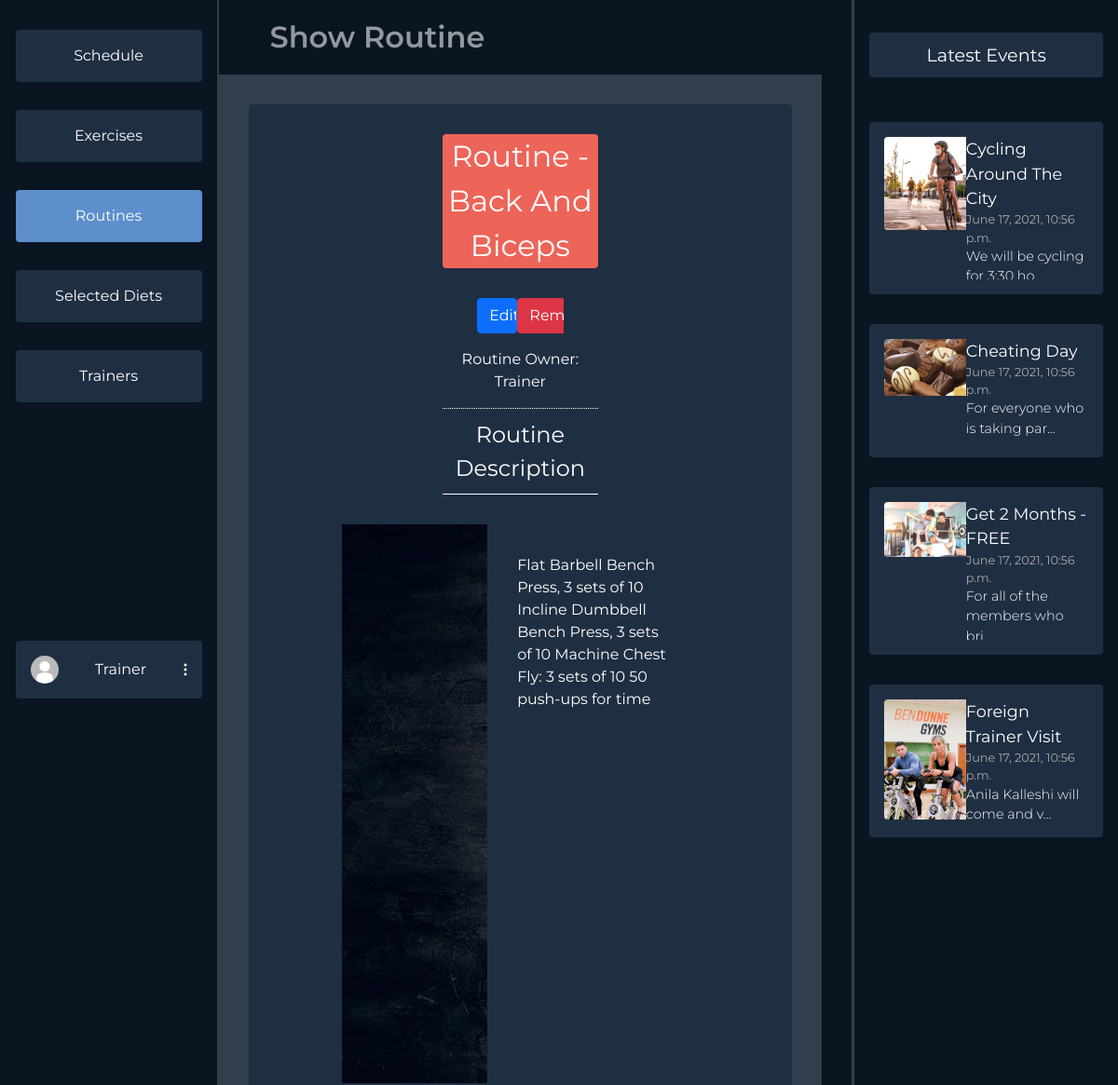
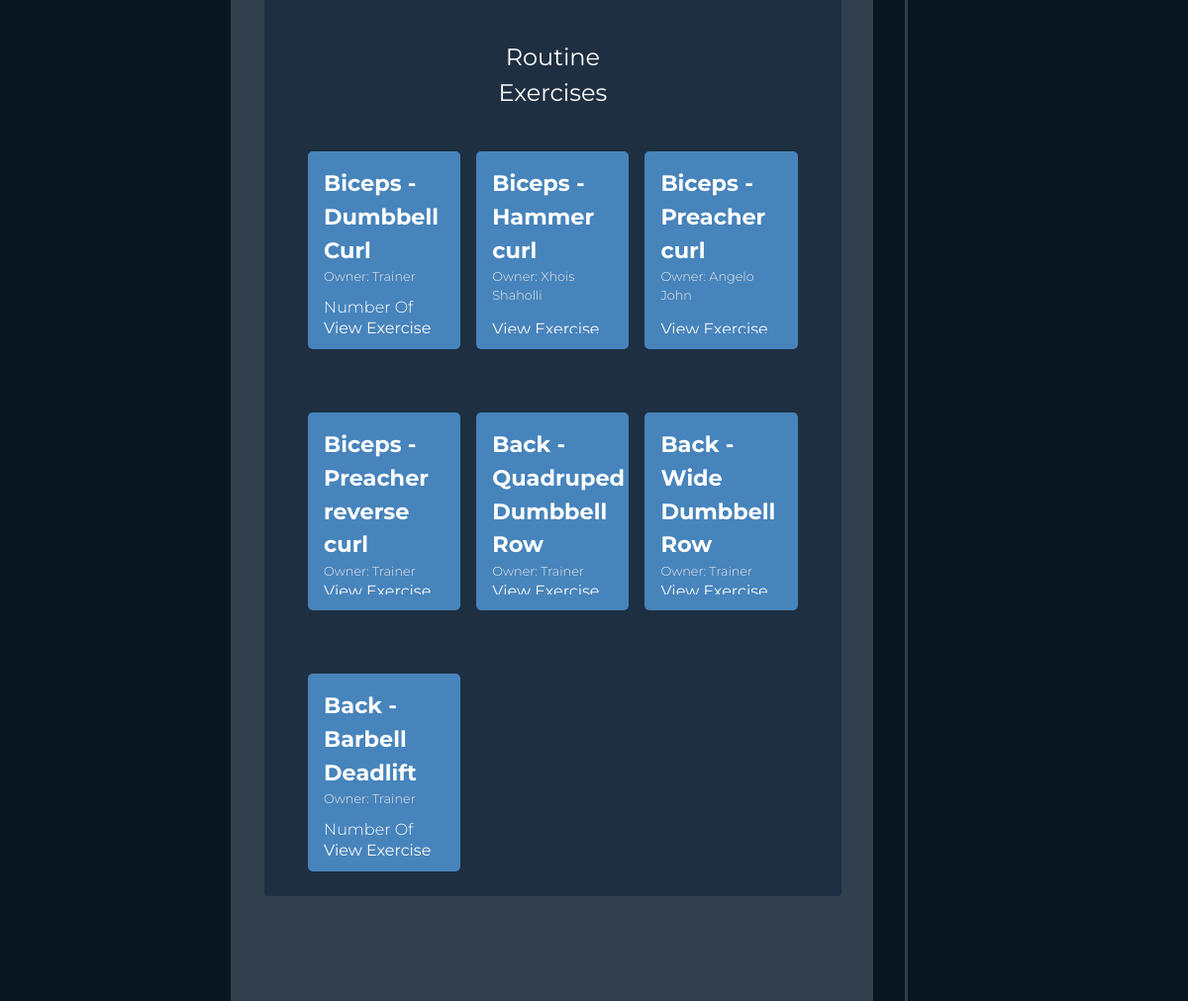
The page /dashboard/routine/10 (signed in) on the database its author committed (2 pictures, top to bottom).
### users/models.py (models this page shows, shortened)
class Profile(models.Model):
    user = models.OneToOneField(User, on_delete=models.CASCADE)
    profile_photo = models.ImageField(
        upload_to='media/profiles/', default='profiles/default.jpg')
    height = models.FloatField(default=170.0)
    weight = models.FloatField(default=60.0)
    weight_goal = models.FloatField(default=70.0)
    GENDER_CHOICES = (('F', 'Female'), ('M', 'Male'), ('O', 'Other'))
    gender = models.CharField(
        max_length=9, choices=GENDER_CHOICES, default=GENDER_CHOICES[0])
    FREQUENCY = (
        ('3x', '3 Times a Week'),
        ('4x', '4 Times a Week'),
        ('5x', '5 Times a Week'),
        ('6x', '6 Times a Week'),
    )
    week_frequency = models.CharField(
        max_length=20, choices=FREQUENCY, default=FREQUENCY[0])
    profile_complete = models.BooleanField(default=False)
    selected_diets = models.ManyToManyField(DietPlan, blank=True)
    age = models.IntegerField(null=True)

### dashboards/models.py (models this page shows, shortened)
class Routine(models.Model):
    owner = models.ForeignKey(User, on_delete=CASCADE,
                              related_name='%(class)s_username', null=True)
    title = models.CharField(max_length=60, blank=True)
    selected_by = models.ManyToManyField(User)
    desc = models.TextField(blank=True)
    thumbnail = models.ImageField(
        upload_to='routines/', default='routines/default.jpg')
    exercises = models.ManyToManyField(Exercise)
    days = models.CharField(max_length=60, blank=True)
    def __str__(self):
        return f"Routine - {self.title}"

class Exercise(models.Model):
    owner = models.ForeignKey(User, on_delete=CASCADE,
                              related_name='%(class)s_username', null=True)
    selected_by = models.ManyToManyField(User)
    title = models.CharField(max_length=60, blank=True)
    reps = models.IntegerField(default=3, blank=True)
    desc = models.TextField(blank=True)
    link = models.CharField(max_length=300, blank=True)

class Event(models.Model):
    title = models.CharField(max_length=60, blank=True)
    date = models.DateTimeField(default=datetime.now(), blank=True)
    desc = models.TextField(blank=True)
    thumbnail = models.ImageField(
        upload_to='events/', default='events/default.jpg')

### dashboards/user_views.py (the view)
# urls.py: path('routine/<int:rid>', user_views.routine_details,
@login_required(login_url='login')
def routine_details(request, rid):
    events = Event.objects.all()[:4]
    r = get_object_or_404(Routine, id=rid)
    if r:
        ex = r.exercises.all()
        context = {'options': ROUTINES_NAV,
                   'events': events, 'routine': r, 'exercises': ex}
        if request.POST:
            r.delete()
            return redirect('userdashboard-routines')
        return render(request, 'dashboards/user/show_routine.html', context)

### dashboards/templates/dashboards/user/show_routine.html (shortened to what this page needs)
{% extends 'dashboards/user/dashboard.html' %}
{% load static %}
{% block styles %}
<link rel="stylesheet" href="{% static 'css/dashboards/show_routine.css' %}">
{% endblock styles %}
{% block middle %}
<div class="showing-where-you-are">
    Show Routine
    </div>
<div class="row show-routine">
    <div class="col">
        <div class="row">
            <div class="col">
                <div class="routine-title">{{routine}}</div>
            </div>
        </div>
        <div class="row">
                <div class="actions">
                    {% if routine.owner == user %}
                    <a id="edit" href="{% url 'edit-routine' routine.id %}" class="btn btn-primary">Edit</a>
                    <form action="{% url 'userdashboard-routine-details' routine.id %}" method="POST">
                        <button id="remove" href="" class="btn btn-danger">Remove</button>
                    </form>
                    {% endif %}
                </div>
             </div>
        <div class="row">
            <div class="col">
                <div class="routine-owner">Routine Owner:
                {% if routine.owner.get_full_name %}
                {{routine.owner.get_full_name}}
                {% else %}
                {{routine.owner.username}}
                {% endif %}
                </div>
            </div>
        </div>
        <div class="row">
            <div class="col">
                <div class="routine-desc-title"> Routine Description</div>
                <div class="desc-container">
                    <div class="thumbnai"><img src="{{routine.thumbnail.url}}" alt=""></div>
                    <div class="routine-description">{{routine.desc}}</div>
                </div>
            </div>
        </div>
        <div class="row">
            <div class="col">
                <div class="routine-exercise">Routine Exercises</div>
                <div class="exercises">
                        {% for ex in exercises  %}
                        <div class="exercise-card routine-ex">
                            <div class="left-exercise-card">
                                <div class="ex-header">
                                    <div class="exercise-title">{{ex.title}}</div>
                                </div>
                                <div class="exercise-owner">Owner:
                                {% if ex.owner.get_full_name %}
                                {{ex.owner.get_full_name}}
                                {% else %}
                                {{ex.owner.username}}
                                {% endif %}
                                </div>
                                <div class="exercise-reps">Number Of Reps: {{ex.reps}}</div>
                            </div>
                            <a href="{% url 'userdashboard-exercise-details' ex.id %}" class="link-light">View Exercise</a>
                        </div>
                        {% endfor %}
                    </div>
                </div>
        </div>
    </div>
</div>
{% endblock middle %}

### dashboards/templates/dashboards/user/dashboard.html (shortened to what this page needs)
{% load static %}
<html>
  <head>
    <link href="https://cdn.jsdelivr.net/npm/bootstrap@5.0.1/dist/css/bootstrap.min.css" rel="stylesheet">
    <link rel="stylesheet" href="{% static 'css/dashboards/main.css' %}">
    <link rel="stylesheet" href="https://cdn.jsdelivr.net/npm/bootstrap-select@1.13.14/dist/css/bootstrap-select.min.css">
    {% block styles %}
    {% endblock styles %}
  </head>
  <body>
  {% block content %}
  {% if user.is_authenticated %}
  <div class="mycontainer">
    <div class="navigation">
      <div class="nav-col">
        <div class="options">
          {% for key, item in options.items %}
            {% if item.isActive %}
            <a class="option-active" href="/dashboard/{{item.url}}">{{ item.name }}</a>
            {% else %}
            <a class="option" href="/dashboard/{{item.url}}">{{ item.name }}</a>
            {% endif %}
          {% endfor %}
        </div>
        <div class="profile-wrapper">
          <div class="user-btn">
            <div class="profile-pic"><img src="{{ user.profile.profile_photo.url }}" alt=""></div>
            {% if user.first_name %}
            <span>{{user.get_full_name}}</span>
            {% else %}
            <span>{{user.username}}</span>
            {% endif %}
            <div class="three-dot"><img src="{% static 'svg/3dots.svg' %}" alt=""></div>
          </div>
        </div>
      </div>
      <div class="divider"></div>
    </div>
    <div class="middle">
    {% block middle %}
    {% endblock middle %}
    </div>
    <div class="events-section">
      <div class="divider"></div>
      <div class="events">
        <div class="latest">
          Latest Events
        </div>
        <div class="items overflow-auto">
        {% for item in events %}
          <div class="event-item">
            <div class="event-item-left">
              <div class="event-thumb"><img src="{{item.thumbnail.url}}"></div>
            </div>
            <div class="event-item-right">
              <div class="title">{{item.title}}</div>
              <div class="date">{{item.date}}</div>
              {% if item.desc|length > 30 %}
                <div class="desc">{{item.desc|slice:":30"}}...</div>
              {% else %}
                <div class="desc">{{item.desc}}</div>
              {% endif %}
            </div>
          </div>
        {% endfor %}
        </div>
      </div>
    </div>
  </div>
  {% endif %}
  {% endblock content %}
  </body>
<html>

### static/css/dashboards/main.css (style rules this page uses)
* { margin: 0; font-family: "Montserrat", sans-serif; overflow: hidden; }
body { background-color: #0a1522; }
.mycontainer { display: flex; flex-direction: row; justify-content: space-between; }
.navigation { width: 20vw; }
.nav-col { display: flex; flex-direction: column; align-items: flex-end; margin: 1em; }
.options { margin-left: 7em; display: flex; flex-direction: column; justify-content: space-between; margin-top: 1em; height: 400px; }
.option { background-color: #1f2f42; color: #fff; padding: 1em; padding-right: 1em; padding-left: 1em; width: 200px; text-align: center; border-radius: 4px; }
a { text-decoration: none; }
.option-active { background-color: #5c8fcc; color: #fff; padding: 1em; padding-right: 1em; padding-left: 1em; width: 200px; text-align: center; border-radius: 4px; }
.user-btn { background-color: #1f2f42; color: #fff; padding: 1em; padding-right: 1em; padding-left: 1em; width: 200px; text-align: center; border-radius: 4px; margin-top: 16em; display: flex; flex-direction: row; align-items: center; justify-content: space-between; }
.profile-pic img { height: 30px; border-radius: 50%; width: auto; }
.navigation { display: flex; flex-direction: row; }
.divider { background-color: #313e4c; width: 4px; height: 100vh; margin: 0; padding: 0; z-index: 10; }
.middle { margin-right: 2em; width: 55vw; background-color: #313e4c; }
.events-section { margin-right: 1em; width: 23vw; display: flex; flex-direction: row; }
.event-thumb img { width: 100px; height: auto; border-radius: 4px; }
.latest { margin-top: 1em; background-color: #1f2f42; color: white; border-radius: 4px; padding: 0.5em 1em 0.5em 1em; text-align: center; font-size: 1.2em; }
.events { margin-top: 1em; margin-left: 1em; display: flex; flex-direction: column; color: white; width: 100%; }
.items { height: 200px; max-height: 800px; margin-top: 2em; display: flex; flex-direction: column; justify-content: space-between; height: 100%; }
.event-item { background-color: #1f2f42; border-radius: 4px; padding: 1em; display: flex; flex-direction: row; margin: 1em 0 1em 0; }
.event-item-left { width: 40%; }
.event-item-right { width: 60%; }
.event-item-right .title { font-size: 1.1em; }
.event-item-right .date { font-size: 0.8em; color: rgb(170, 170, 170); }
.event-item-right .desc { font-weight: 300; font-size: 0.9em; }
.showing-where-you-are { font-size: 2em; font-weight: 600; padding: 0.5em 1em 0.5em 1.7em; color: rgba(255, 255, 255, 0.56); background-color: #0a1522; }

### static/css/dashboards/show_routine.css (style rules this page uses)
.exercises { margin-top: 2em; display: grid; grid-template-columns: repeat(3, 1fr); gap: 1em; width: 100%; padding: 0 2em 0 2em; }
.exercise-card { padding: 1em; display: flex; flex-direction: column; align-items: flex-start; justify-content: space-between; color: white; min-height: 200px; max-height: 200px; border-radius: 5px; background-color: #1f2f42; margin-bottom: 3em; }
.left-exercise-card { flex-direction: column; align-items: flex-start; justify-content: space-between; }
.ex-header { display: flex; flex-direction: row; width: 100%; align-items: stretch; }
.exercise-title { font-size: 1.4em; font-weight: bold; }
.exercise-owner { font-size: 0.8em; color: rgb(236, 234, 234); font-weight: 300; margin-bottom: 10px; }
.exercise-reps { font-size: 1em; font-weight: 300; }
.show-routine { background-color: #1f2f42; margin: 2em; border-radius: 4px; height: 90vh; overflow-y: auto; }
.routine-title { background-color: #ed6459; color: white; margin: auto; font-size: 2em; width: 30%; margin-top: 1em; margin-bottom: 1em; text-align: center; border-radius: 4px; }
.routine-owner { color: white; margin: auto; font-size: 1em; padding: 1em; width: 30%; text-align: center; border-bottom: 1px dotted white; }
.routine-desc-title { color: white; border-bottom: 1px solid white; margin-top: 1em; padding: 0.4em; font-size: 1.5em; width: 30%; text-align: center; margin: auto; }
.desc-container { padding: 2em; display: flex; flex-direction: row; justify-content: space-between; width: 80%; margin: auto; }
.routine-description { padding: 2em; color: white; font-size: 1em; border-radius: 7px; }
.routine-exercise { margin: auto; color: white; padding: 0.4em; font-size: 1.5em; width: 30%; text-align: center; }
.routine-ex { background-color: #4784bc; }
.actions { width: 20%; margin: auto; display: flex; flex-direction: row; justify-content: space-between; }

### rows shown on the page
Routine: title "Routine - Back And Biceps", owner.username "Trainer", thumbnail (picture), desc "Flat Barbell Bench Press, 3 sets of 10 Incline Dumbbell Bench Press, 3 sets of 10 Machine Chest Fly: 3 sets of 10 50 push-ups for time"
Exercise: title "Biceps - Dumbbell Curl", owner.username "Trainer"
Exercise: title "Biceps - Hammer curl", owner.get_full_name "Xhois Shaholli"
Exercise: title "Biceps - Preacher curl", owner.get_full_name "Angelo John"
Exercise: title "Biceps - Preacher reverse curl", owner.username "Trainer"
Exercise: title "Back - Quadruped Dumbbell Row", owner.username "Trainer"
Exercise: title "Back - Wide Dumbbell Row", owner.username "Trainer"
Exercise: title "Back - Barbell Deadlift", owner.username "Trainer"
Event: thumbnail (picture), title "Cycling Around The City", date "June 17, 2021, 10:56 p.m.", desc "We will be cycling…"
Event: thumbnail (picture), title "Cheating Day", date "June 17, 2021, 10:56 p.m.", desc "For everyone who is taking par"
Event: thumbnail (picture), title "Get 2 Months - FREE", date "June 17, 2021, 10:56 p.m.", desc "For all of the members who…"
Event: thumbnail (picture), title "Foreign Trainer Visit", date "June 17, 2021, 10:56 p.m.", desc "Anila Kalleshi will come and v"

### other values the page prints
{{ item.name }} "Schedule" "Exercises" "Selected Diets" "Trainers"
{{ item.name }} "Routines"
{{ user.username }} "Trainer"
